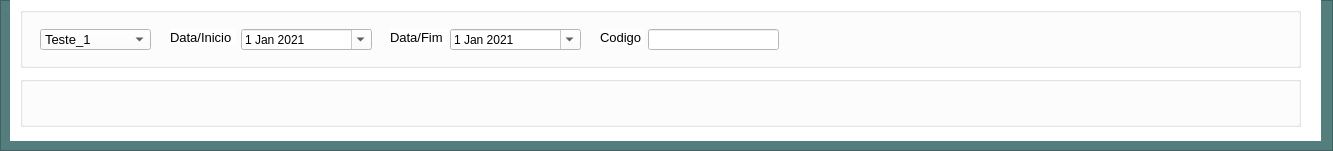
       <widget class="QFrame" name="frame">
        <property name="geometry">
         <rect>
          <x>5</x>
          <y>9</y>
          <width>1333</width>
          <height>151</height>
         </rect>
        </property>
        <property name="styleSheet">
         <string notr="true">background-color: rgb(83, 127, 90);
background-color: rgb(84, 126, 126);</string>
        </property>
        <property name="frameShape">
         <enum>QFrame::StyledPanel</enum>
        </property>
        <property name="frameShadow">
         <enum>QFrame::Raised</enum>
        </property>
        <widget class="QGroupBox" name="groupBox_6">
         <property name="geometry">
          <rect>
           <x>3</x>
           <y>10</y>
           <width>121</width>
           <height>131</height>
          </rect>
         </property>
         <property name="title">
          <string/>
         </property>
        </widget>
        <widget class="QFrame" name="frame_15">
         <property name="geometry">
          <rect>
           <x>10</x>
           <y>0</y>
           <width>1311</width>
           <height>141</height>
          </rect>
         </property>
         <property name="styleSheet">
          <string notr="true">background-color: rgb(255, 255, 255);</string>
         </property>
         <property name="frameShape">
          <enum>QFrame::NoFrame</enum>
         </property>
         <property name="frameShadow">
          <enum>QFrame::Raised</enum>
         </property>
         <widget class="QGroupBox" name="groupBox_9">
          <property name="geometry">
           <rect>
            <x>10</x>
            <y>76</y>
            <width>1281</width>
            <height>51</height>
           </rect>
          </property>
          <property name="font">
           <font>
            <pointsize>10</pointsize>
            <weight>75</weight>
            <bold>true</bold>
           </font>
          </property>
          <property name="styleSheet">
           <string notr="true">color: rgb(0, 0, 0);
</string>
          </property>
          <property name="title">
           <string/>
          </property>
          <widget class="QPushButton" name="geraexcel">
           <property name="geometry">
            <rect>
             <x>320</x>
             <y>10</y>
             <width>41</width>
             <height>41</height>
            </rect>
           </property>
           <property name="font">
            <font>
             <pointsize>8</pointsize>
             <weight>75</weight>
             <bold>true</bold>
            </font>
           </property>
           <property name="cursor">
            <cursorShape>PointingHandCursor</cursorShape>
           </property>
           <property name="focusPolicy">
            <enum>Qt::NoFocus</enum>
           </property>
           <property name="toolTip">
            <string>Gerar relatorio de vendas</string>
           </property>
           <property name="styleSheet">
            <string notr="true">background-color: rgb(85, 170, 255);</string>
           </property>
           <property name="text">
            <string/>
           </property>
           <property name="icon">
            <iconset>
             <normaloff>../Imagens/excel.png</normaloff>../Imagens/excel.png</iconset>
           </property>
           <property name="iconSize">
            <size>
             <width>66</width>
             <height>34</height>
            </size>
           </property>
           <property name="shortcut">
            <string/>
           </property>
           <property name="checkable">
            <bool>false</bool>
           </property>
           <property name="checked">
            <bool>false</bool>
           </property>
           <property name="autoDefault">
            <bool>true</bool>
           </property>
           <property name="flat">
            <bool>true</bool>
           </property>
          </widget>
          <widget class="QPushButton" name="pushButton_9">
           <property name="enabled">
            <bool>true</bool>
           </property>
           <property name="geometry">
            <rect>
             <x>230</x>
             <y>10</y>
             <width>51</width>
             <height>41</height>
            </rect>
           </property>
           <property name="font">
            <font>
             <pointsize>10</pointsize>
             <weight>75</weight>
             <bold>true</bold>
            </font>
           </property>
           <property name="cursor">
            <cursorShape>PointingHandCursor</cursorShape>
           </property>
           <property name="focusPolicy">
            <enum>Qt::NoFocus</enum>
           </property>
           <property name="toolTip">
            <string>Dar baixa em vendas</string>
           </property>
           <property name="styleSheet">
            <string notr="true">background-color: rgb(85, 170, 255);</string>
           </property>
           <property name="text">
            <string/>
           </property>
           <property name="icon">
            <iconset>
             <normaloff>../Imagens/fdelete_256.ico</normaloff>../Imagens/fdelete_256.ico</iconset>
           </property>
           <property name="iconSize">
            <size>
             <width>37</width>
             <height>68</height>
            </size>
           </property>
           <property name="autoDefault">
            <bool>true</bool>
           </property>
           <property name="flat">
            <bool>true</bool>
           </property>
          </widget>
          <widget class="QPushButton" name="pushButton_14">
           <property name="geometry">
            <rect>
             <x>400</x>
             <y>10</y>
             <width>41</width>
             <height>41</height>
            </rect>
           </property>
           <property name="cursor">
            <cursorShape>PointingHandCursor</cursorShape>
           </property>
           <property name="focusPolicy">
            <enum>Qt::NoFocus</enum>
           </property>
           <property name="toolTip">
            <string>Consultar vendas</string>
           </property>
           <property name="styleSheet">
            <string notr="true">background-color: rgb(85, 170, 255);</string>
           </property>
           <property name="text">
            <string/>
           </property>
           <property name="icon">
            <iconset>
             <normaloff>../Imagens/lupa.ico</normaloff>../Imagens/lupa.ico</iconset>
           </property>
           <property name="iconSize">
            <size>
             <width>40</width>
             <height>35</height>
            </size>
           </property>
           <property name="autoDefault">
            <bool>true</bool>
           </property>
           <property name="flat">
            <bool>true</bool>
           </property>
          </widget>
          <widget class="QPushButton" name="pushButton_10">
           <property name="enabled">
            <bool>true</bool>
           </property>
           <property name="geometry">
            <rect>
             <x>20</x>
             <y>10</y>
             <width>41</width>
             <height>41</height>
            </rect>
           </property>
           <property name="font">
            <font>
             <pointsize>10</pointsize>
             <weight>75</weight>
             <bold>true</bold>
            </font>
           </property>
           <property name="cursor">
            <cursorShape>PointingHandCursor</cursorShape>
           </property>
           <property name="focusPolicy">
            <enum>Qt::NoFocus</enum>
           </property>
           <property name="toolTip">
            <string>Vendas parceladas</string>
           </property>
           <property name="styleSheet">
            <string notr="true">background-color: rgb(85, 170, 255);</string>
           </property>
           <property name="text">
            <string/>
           </property>
           <property name="icon">
            <iconset>
             <normaloff>../Imagens/vendaparcelada.png</normaloff>../Imagens/vendaparcelada.png</iconset>
           </property>
           <property name="iconSize">
            <size>
             <width>92</width>
             <height>46</height>
            </size>
           </property>
           <property name="autoDefault">
            <bool>true</bool>
           </property>
           <property name="flat">
            <bool>true</bool>
           </property>
          </widget>
          <widget class="QPushButton" name="pushButton_15">
           <property name="geometry">
            <rect>
             <x>120</x>
             <y>10</y>
             <width>51</width>
             <height>41</height>
            </rect>
           </property>
           <property name="font">
            <font>
             <pointsize>10</pointsize>
             <weight>75</weight>
             <bold>true</bold>
            </font>
           </property>
           <property name="cursor">
            <cursorShape>PointingHandCursor</cursorShape>
           </property>
           <property name="focusPolicy">
            <enum>Qt::NoFocus</enum>
           </property>
           <property name="toolTip">
            <string>Vendas a vista</string>
           </property>
           <property name="styleSheet">
            <string notr="true">background-color: rgb(85, 170, 255);</string>
           </property>
           <property name="text">
            <string/>
           </property>
           <property name="icon">
            <iconset>
             <normaloff>../Imagens/vendaavista.ico</normaloff>../Imagens/vendaavista.ico</iconset>
           </property>
           <property name="iconSize">
            <size>
             <width>42</width>
             <height>70</height>
            </size>
           </property>
           <property name="autoDefault">
            <bool>true</bool>
           </property>
           <property name="flat">
            <bool>true</bool>
           </property>
          </widget>
          <widget class="QPushButton" name="enviaemail">
           <property name="geometry">
            <rect>
             <x>490</x>
             <y>10</y>
             <width>51</width>
             <height>41</height>
            </rect>
           </property>
           <property name="font">
            <font>
             <pointsize>10</pointsize>
             <weight>75</weight>
             <bold>true</bold>
            </font>
           </property>
           <property name="cursor">
            <cursorShape>PointingHandCursor</cursorShape>
           </property>
           <property name="focusPolicy">
            <enum>Qt::NoFocus</enum>
           </property>
           <property name="toolTip">
            <string>Enviar email</string>
           </property>
           <property name="styleSheet">
            <string notr="true"/>
           </property>
           <property name="text">
            <string/>
           </property>
           <property name="icon">
            <iconset>
             <normaloff>../Imagens/o-email.png</normaloff>../Imagens/o-email.png</iconset>
           </property>
           <property name="iconSize">
            <size>
             <width>37</width>
             <height>50</height>
            </size>
           </property>
           <property name="autoDefault">
            <bool>true</bool>
           </property>
           <property name="flat">
            <bool>true</bool>
           </property>
          </widget>
         </widget>
         <widget class="QGroupBox" name="groupBox_13">
          <property name="geometry">
           <rect>
            <x>10</x>
            <y>7</y>
            <width>1281</width>
            <height>61</height>
           </rect>
          </property>
          <property name="font">
           <font>
            <pointsize>10</pointsize>
            <weight>75</weight>
            <bold>true</bold>
           </font>
          </property>
          <property name="styleSheet">
           <string notr="true">color: rgb(0, 0, 0);
</string>
          </property>
          <property name="title">
           <string/>
          </property>
          <widget class="QDateEdit" name="dateEdit_4">
           <property name="enabled">
            <bool>true</bool>
           </property>
           <property name="geometry">
            <rect>
             <x>221</x>
             <y>22</y>
             <width>131</width>
             <height>21</height>
            </rect>
           </property>
           <property name="sizePolicy">
            <sizepolicy hsizetype="Fixed" vsizetype="Fixed">
             <horstretch>0</horstretch>
             <verstretch>0</verstretch>
            </sizepolicy>
           </property>
           <property name="font">
            <font>
             <family>MS Shell Dlg 2</family>
            </font>
           </property>
           <property name="cursor">
            <cursorShape>PointingHandCursor</cursorShape>
           </property>
           <property name="contextMenuPolicy">
            <enum>Qt::DefaultContextMenu</enum>
           </property>
           <property name="styleSheet">
            <string notr="true">color: rgb(0, 0, 0);
background-color: rgb(255, 255, 255);</string>
           </property>
           <property name="accelerated">
            <bool>false</bool>
           </property>
           <property name="correctionMode">
            <enum>QAbstractSpinBox::CorrectToNearestValue</enum>
           </property>
           <property name="keyboardTracking">
            <bool>false</bool>
           </property>
           <property name="showGroupSeparator" stdset="0">
            <bool>true</bool>
           </property>
           <property name="currentSection">
            <enum>QDateTimeEdit::DaySection</enum>
           </property>
           <property name="calendarPopup">
            <bool>true</bool>
           </property>
           <property name="timeSpec">
            <enum>Qt::TimeZone</enum>
           </property>
           <property name="date">
            <date>
             <year>2021</year>
             <month>1</month>
             <day>1</day>
            </date>
           </property>
          </widget>
          <widget class="QDateEdit" name="dateEdit_5">
           <property name="geometry">
            <rect>
             <x>430</x>
             <y>22</y>
             <width>131</width>
             <height>21</height>
            </rect>
           </property>
           <property name="cursor">
            <cursorShape>PointingHandCursor</cursorShape>
           </property>
           <property name="styleSheet">
            <string notr="true">color: rgb(0, 0, 0);
background-color: rgb(255, 255, 255);background-color: rgb(255, 255, 255);</string>
           </property>
           <property name="wrapping">
            <bool>false</bool>
           </property>
           <property name="frame">
            <bool>true</bool>
           </property>
           <property name="buttonSymbols">
            <enum>QAbstractSpinBox::UpDownArrows</enum>
           </property>
           <property name="correctionMode">
            <enum>QAbstractSpinBox::CorrectToNearestValue</enum>
           </property>
           <property name="keyboardTracking">
            <bool>false</bool>
           </property>
           <property name="showGroupSeparator" stdset="0">
            <bool>true</bool>
           </property>
           <property name="calendarPopup">
            <bool>true</bool>
           </property>
           <property name="date">
            <date>
             <year>2021</year>
             <month>1</month>
             <day>1</day>
            </date>
           </property>
          </widget>
          <widget class="QLineEdit" name="lineEdit_13">
           <property name="geometry">
            <rect>
             <x>628</x>
             <y>22</y>
             <width>131</width>
             <height>21</height>
            </rect>
           </property>
           <property name="font">
            <font>
             <pointsize>10</pointsize>
            </font>
           </property>
           <property name="styleSheet">
            <string notr="true">background-color: rgb(255, 255, 255);</string>
           </property>
          </widget>
          <widget class="QLabel" name="label_76">
           <property name="geometry">
            <rect>
             <x>370</x>
             <y>22</y>
             <width>57</width>
             <height>16</height>
            </rect>
           </property>
           <property name="font">
            <font>
             <family>Arial</family>
             <pointsize>10</pointsize>
            </font>
           </property>
           <property name="styleSheet">
            <string notr="true"/>
           </property>
           <property name="text">
            <string>Data/Fim</string>
           </property>
          </widget>
          <widget class="QLabel" name="label_77">
           <property name="geometry">
            <rect>
             <x>150</x>
             <y>22</y>
             <width>66</width>
             <height>16</height>
            </rect>
           </property>
           <property name="font">
            <font>
             <family>Arial</family>
             <pointsize>10</pointsize>
            </font>
           </property>
           <property name="styleSheet">
            <string notr="true"/>
           </property>
           <property name="text">
            <string>Data/Inicio</string>
           </property>
          </widget>
          <widget class="QLabel" name="label_80">
           <property name="geometry">
            <rect>
             <x>580</x>
             <y>22</y>
             <width>44</width>
             <height>16</height>
            </rect>
           </property>
           <property name="font">
            <font>
             <family>Arial</family>
             <pointsize>10</pointsize>
            </font>
           </property>
           <property name="styleSheet">
            <string notr="true"/>
           </property>
           <property name="text">
            <string>Codigo</string>
           </property>
          </widget>
          <widget class="QComboBox" name="comboBox_6">
           <property name="geometry">
            <rect>
             <x>20</x>
             <y>22</y>
             <width>111</width>
             <height>21</height>
            </rect>
           </property>
           <property name="font">
            <font>
             <family>Arial</family>
             <pointsize>10</pointsize>
            </font>
           </property>
           <property name="cursor">
            <cursorShape>PointingHandCursor</cursorShape>
           </property>
           <property name="styleSheet">
            <string notr="true">background-color: rgb(255, 255, 255);</string>
           </property>
           <item>
            <property name="text">
             <string>Teste_1</string>
            </property>
           </item>
          </widget>
         </widget>
        </widget>
       </widget>
